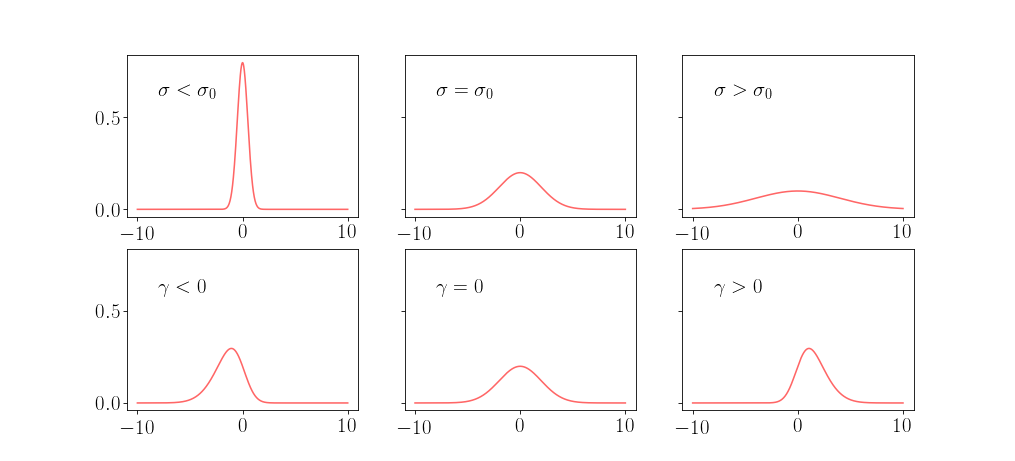

Here is the Python script that generated this plot:
import matplotlib.pyplot as plt
import numpy as np
from scipy.stats import norm, skewnorm
plt.rcParams['savefig.dpi'] = 75
plt.rcParams['figure.autolayout'] = False
plt.rcParams['figure.figsize'] = 14, 8
plt.rcParams['axes.labelsize'] = 18
plt.rcParams['axes.titlesize'] = 22
plt.rcParams['font.size'] = 20
plt.rcParams['lines.linewidth'] = 1.5
plt.rcParams['lines.markersize'] = 8
plt.rcParams['legend.fontsize'] = 20
plt.rcParams['font.family'] = "serif"
plt.rcParams['font.serif'] = "computer modern sans serif"
plt.rcParams['text.usetex']=True
plt.rcParams['text.latex.unicode']=True

f, ((ax1, ax2, ax3), (ax4, ax5, ax6)) = plt.subplots(2, 3, sharey=True)

mean, var, skew, kurt = norm.stats(moments='mvsk')
x = np.linspace(-10, 10, 1000)
ax1.plot(x, norm.pdf(x, loc=0, scale=0.5), 'r-', alpha=0.6, label='norm pdf')
ax1.text(-8, 0.6, r"$\sigma < \sigma_0$")
ax2.plot(x, norm.pdf(x, loc=0, scale=2.0), 'r-', alpha=0.6, label='norm pdf')
ax2.text(-8, 0.6, r"$\sigma = \sigma_0$")
ax3.plot(x, norm.pdf(x, loc=0, scale=4.0), 'r-', alpha=0.6, label='norm pdf')
ax3.text(-8, 0.6, r"$\sigma > \sigma_0$")

ax4.plot(x, skewnorm.pdf(x, -2, loc=0, scale=2.0), 'r-', alpha=0.6, label='norm pdf')
ax4.text(-8, 0.6, r"$\gamma < 0$")
ax5.plot(x, skewnorm.pdf(x, 0, loc=0, scale=2.0), 'r-', alpha=0.6, label='norm pdf')
ax5.text(-8, 0.6, r"$\gamma = 0$")
ax6.plot(x, skewnorm.pdf(x, 2, loc=0, scale=2.0), 'r-', alpha=0.6, label='norm pdf')
ax6.text(-8, 0.6, r"$\gamma > 0$")

plt.show()
